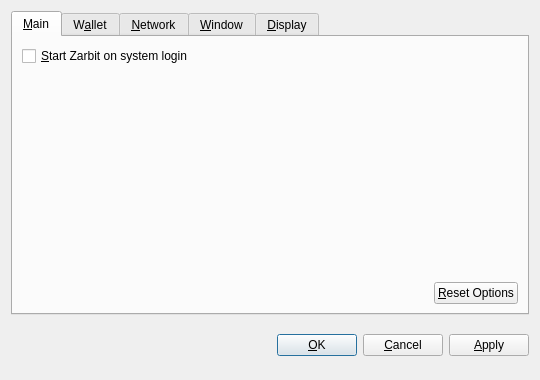
<?xml version="1.0" encoding="UTF-8"?>
<ui version="4.0">
 <class>OptionsDialog</class>
 <widget class="QDialog" name="OptionsDialog">
  <property name="geometry">
   <rect>
    <x>0</x>
    <y>0</y>
    <width>540</width>
    <height>380</height>
   </rect>
  </property>
  <property name="windowTitle">
   <string>Options</string>
  </property>
  <property name="modal">
   <bool>true</bool>
  </property>
  <layout class="QVBoxLayout" name="verticalLayout">
   <item>
    <widget class="QTabWidget" name="tabWidget">
     <property name="tabPosition">
      <enum>QTabWidget::North</enum>
     </property>
     <property name="currentIndex">
      <number>0</number>
     </property>
     <widget class="QWidget" name="tabMain">
      <attribute name="title">
       <string>&amp;Main</string>
      </attribute>
      <layout class="QVBoxLayout" name="verticalLayout_Main">
       <item>
        <widget class="QCheckBox" name="bitcoinAtStartup">
         <property name="toolTip">
          <string>Automatically start Zarbit after logging in to the system.</string>
         </property>
         <property name="text">
          <string>&amp;Start Zarbit on system login</string>
         </property>
        </widget>
       </item>
       <item>
        <spacer name="verticalSpacer_Main">
         <property name="orientation">
          <enum>Qt::Vertical</enum>
         </property>
         <property name="sizeHint" stdset="0">
          <size>
           <width>20</width>
           <height>40</height>
          </size>
         </property>
        </spacer>
       </item>
       <item>
        <layout class="QHBoxLayout" name="horizontalLayout_2_Main">
         <item>
          <spacer name="horizontalSpacer_2_Main">
           <property name="orientation">
            <enum>Qt::Horizontal</enum>
           </property>
           <property name="sizeHint" stdset="0">
            <size>
             <width>40</width>
             <height>20</height>
            </size>
           </property>
          </spacer>
         </item>
         <item>
          <widget class="QPushButton" name="resetButton">
           <property name="toolTip">
            <string>Reset all client options to default.</string>
           </property>
           <property name="text">
            <string>&amp;Reset Options</string>
           </property>
           <property name="autoDefault">
            <bool>false</bool>
           </property>
          </widget>
         </item>
        </layout>
       </item>
      </layout>
     </widget>
     <widget class="QWidget" name="tabWallet">
      <attribute name="title">
       <string>W&amp;allet</string>
      </attribute>
      <layout class="QVBoxLayout" name="verticalLayout_Network">
       <item>
        <widget class="QLabel" name="transactionFeeInfoLabel">
         <property name="text">
          <string>Optional transaction fee per kB that helps make sure your transactions are processed quickly. Most transactions are 1 kB.</string>
         </property>
         <property name="textFormat">
          <enum>Qt::PlainText</enum>
         </property>
         <property name="wordWrap">
          <bool>true</bool>
         </property>
        </widget>
       </item>
       <item>
        <layout class="QHBoxLayout" name="horizontalLayout_1_Main">
         <item>
          <widget class="QLabel" name="transactionFeeLabel">
           <property name="text">
            <string>Pay transaction &amp;fee</string>
           </property>
           <property name="textFormat">
            <enum>Qt::PlainText</enum>
           </property>
           <property name="buddy">
            <cstring>transactionFee</cstring>
           </property>
          </widget>
         </item>
         <item>
          <widget class="BitcoinAmountField" name="transactionFee"/>
         </item>
         <item>
          <spacer name="horizontalSpacer_1_Main">
           <property name="orientation">
            <enum>Qt::Horizontal</enum>
           </property>
           <property name="sizeHint" stdset="0">
            <size>
             <width>40</width>
             <height>20</height>
            </size>
           </property>
          </spacer>
         </item>
        </layout>
       </item>
       <item>
        <widget class="QLabel" name="label">
         <property name="text">
          <string>If you disable the spending of unconfirmed change, the change from a transaction cannot be used until that transaction has at least one confirmation. This also affects how your balance is computed.</string>
         </property>
         <property name="wordWrap">
          <bool>true</bool>
         </property>
        </widget>
       </item>
       <item>
        <widget class="QCheckBox" name="spendZeroConfChange">
         <property name="text">
          <string>Spend unconfirmed change  (experts only)</string>
         </property>
        </widget>
       </item>
       <item>
        <spacer name="verticalSpacer">
         <property name="orientation">
          <enum>Qt::Vertical</enum>
         </property>
         <property name="sizeHint" stdset="0">
          <size>
           <width>20</width>
           <height>40</height>
          </size>
         </property>
        </spacer>
       </item>
      </layout>
     </widget>
     <widget class="QWidget" name="tabNetwork">
      <attribute name="title">
       <string>&amp;Network</string>
      </attribute>
      <layout class="QVBoxLayout" name="verticalLayout_Network">
       <item>
        <widget class="QCheckBox" name="mapPortUpnp">
         <property name="toolTip">
          <string>Automatically open the Zarbit client port on the router. This only works when your router supports UPnP and it is enabled.</string>
         </property>
         <property name="text">
          <string>Map port using &amp;UPnP</string>
         </property>
        </widget>
       </item>
       <item>
        <widget class="QCheckBox" name="connectSocks">
         <property name="toolTip">
          <string>Connect to the Zarbit network through a SOCKS proxy (e.g. when connecting through Tor).</string>
         </property>
         <property name="text">
          <string>&amp;Connect through SOCKS proxy:</string>
         </property>
        </widget>
       </item>
       <item>
        <layout class="QHBoxLayout" name="horizontalLayout_Network">
         <item>
          <widget class="QLabel" name="proxyIpLabel">
           <property name="text">
            <string>Proxy &amp;IP:</string>
           </property>
           <property name="textFormat">
            <enum>Qt::PlainText</enum>
           </property>
           <property name="buddy">
            <cstring>proxyIp</cstring>
           </property>
          </widget>
         </item>
         <item>
          <widget class="QValidatedLineEdit" name="proxyIp">
           <property name="maximumSize">
            <size>
             <width>140</width>
             <height>16777215</height>
            </size>
           </property>
           <property name="toolTip">
            <string>IP address of the proxy (e.g. 127.0.0.1)</string>
           </property>
          </widget>
         </item>
         <item>
          <widget class="QLabel" name="proxyPortLabel">
           <property name="text">
            <string>&amp;Port:</string>
           </property>
           <property name="textFormat">
            <enum>Qt::PlainText</enum>
           </property>
           <property name="buddy">
            <cstring>proxyPort</cstring>
           </property>
          </widget>
         </item>
         <item>
          <widget class="QLineEdit" name="proxyPort">
           <property name="maximumSize">
            <size>
             <width>55</width>
             <height>16777215</height>
            </size>
           </property>
           <property name="toolTip">
            <string>Port of the proxy (e.g. 9050)</string>
           </property>
          </widget>
         </item>
         <item>
          <widget class="QLabel" name="socksVersionLabel">
           <property name="text">
            <string>SOCKS &amp;Version:</string>
           </property>
           <property name="textFormat">
            <enum>Qt::PlainText</enum>
           </property>
           <property name="buddy">
            <cstring>socksVersion</cstring>
           </property>
          </widget>
         </item>
         <item>
          <widget class="QValueComboBox" name="socksVersion">
           <property name="toolTip">
            <string>SOCKS version of the proxy (e.g. 5)</string>
           </property>
          </widget>
         </item>
         <item>
          <spacer name="horizontalSpacer_Network">
           <property name="orientation">
            <enum>Qt::Horizontal</enum>
           </property>
           <property name="sizeHint" stdset="0">
            <size>
             <width>40</width>
             <height>20</height>
            </size>
           </property>
          </spacer>
         </item>
        </layout>
       </item>
       <item>
        <spacer name="verticalSpacer_Network">
         <property name="orientation">
          <enum>Qt::Vertical</enum>
         </property>
         <property name="sizeHint" stdset="0">
          <size>
           <width>20</width>
           <height>40</height>
          </size>
         </property>
        </spacer>
       </item>
      </layout>
     </widget>
     <widget class="QWidget" name="tabWindow">
      <attribute name="title">
       <string>&amp;Window</string>
      </attribute>
      <layout class="QVBoxLayout" name="verticalLayout_Window">
       <item>
        <widget class="QCheckBox" name="minimizeToTray">
         <property name="toolTip">
          <string>Show only a tray icon after minimizing the window.</string>
         </property>
         <property name="text">
          <string>&amp;Minimize to the tray instead of the taskbar</string>
         </property>
        </widget>
       </item>
       <item>
        <widget class="QCheckBox" name="minimizeOnClose">
         <property name="toolTip">
          <string>Minimize instead of exit the application when the window is closed. When this option is enabled, the application will be closed only after selecting Quit in the menu.</string>
         </property>
         <property name="text">
          <string>M&amp;inimize on close</string>
         </property>
        </widget>
       </item>
       <item>
        <spacer name="verticalSpacer_Window">
         <property name="orientation">
          <enum>Qt::Vertical</enum>
         </property>
         <property name="sizeHint" stdset="0">
          <size>
           <width>20</width>
           <height>40</height>
          </size>
         </property>
        </spacer>
       </item>
      </layout>
     </widget>
     <widget class="QWidget" name="tabDisplay">
      <attribute name="title">
       <string>&amp;Display</string>
      </attribute>
      <layout class="QVBoxLayout" name="verticalLayout_Display">
       <item>
        <layout class="QHBoxLayout" name="horizontalLayout_1_Display">
         <item>
          <widget class="QLabel" name="langLabel">
           <property name="text">
            <string>User Interface &amp;language:</string>
           </property>
           <property name="textFormat">
            <enum>Qt::PlainText</enum>
           </property>
           <property name="buddy">
            <cstring>lang</cstring>
           </property>
          </widget>
         </item>
         <item>
          <widget class="QValueComboBox" name="lang">
           <property name="toolTip">
            <string>The user interface language can be set here. This setting will take effect after restarting Zarbit.</string>
           </property>
          </widget>
         </item>
        </layout>
       </item>
       <item>
        <layout class="QHBoxLayout" name="horizontalLayout_2_Display">
         <item>
          <widget class="QLabel" name="unitLabel">
           <property name="text">
            <string>&amp;Unit to show amounts in:</string>
           </property>
           <property name="textFormat">
            <enum>Qt::PlainText</enum>
           </property>
           <property name="buddy">
            <cstring>unit</cstring>
           </property>
          </widget>
         </item>
         <item>
          <widget class="QValueComboBox" name="unit">
           <property name="toolTip">
            <string>Choose the default subdivision unit to show in the interface and when sending coins.</string>
           </property>
          </widget>
         </item>
        </layout>
       </item>
       <item>
        <widget class="QCheckBox" name="displayAddresses">
         <property name="toolTip">
          <string>Whether to show Zarbit addresses in the transaction list or not.</string>
         </property>
         <property name="text">
          <string>&amp;Display addresses in transaction list</string>
         </property>
        </widget>
       </item>
       <item>
        <widget class="QCheckBox" name="coinControlFeatures">
         <property name="toolTip">
          <string>Whether to show coin control features or not.</string>
         </property>
         <property name="text">
          <string>Display coin &amp;control features (experts only!)</string>
         </property>
        </widget>
       </item>
       <item>
        <spacer name="verticalSpacer_Display">
         <property name="orientation">
          <enum>Qt::Vertical</enum>
         </property>
         <property name="sizeHint" stdset="0">
          <size>
           <width>20</width>
           <height>40</height>
          </size>
         </property>
        </spacer>
       </item>
      </layout>
     </widget>
    </widget>
   </item>
   <item>
    <layout class="QHBoxLayout" name="horizontalLayout_Buttons">
     <item>
      <spacer name="horizontalSpacer_1">
       <property name="orientation">
        <enum>Qt::Horizontal</enum>
       </property>
       <property name="sizeHint" stdset="0">
        <size>
         <width>40</width>
         <height>48</height>
        </size>
       </property>
      </spacer>
     </item>
     <item>
      <widget class="QLabel" name="statusLabel">
       <property name="font">
        <font>
         <weight>75</weight>
         <bold>true</bold>
        </font>
       </property>
       <property name="text">
        <string/>
       </property>
       <property name="textFormat">
        <enum>Qt::PlainText</enum>
       </property>
       <property name="wordWrap">
        <bool>true</bool>
       </property>
      </widget>
     </item>
     <item>
      <spacer name="horizontalSpacer_2">
       <property name="orientation">
        <enum>Qt::Horizontal</enum>
       </property>
       <property name="sizeHint" stdset="0">
        <size>
         <width>40</width>
         <height>48</height>
        </size>
       </property>
      </spacer>
     </item>
     <item>
      <widget class="QPushButton" name="okButton">
       <property name="text">
        <string>&amp;OK</string>
       </property>
      </widget>
     </item>
     <item>
      <widget class="QPushButton" name="cancelButton">
       <property name="text">
        <string>&amp;Cancel</string>
       </property>
       <property name="autoDefault">
        <bool>false</bool>
       </property>
      </widget>
     </item>
     <item>
      <widget class="QPushButton" name="applyButton">
       <property name="text">
        <string>&amp;Apply</string>
       </property>
       <property name="autoDefault">
        <bool>false</bool>
       </property>
      </widget>
     </item>
    </layout>
   </item>
  </layout>
 </widget>
 <customwidgets>
  <customwidget>
   <class>BitcoinAmountField</class>
   <extends>QSpinBox</extends>
   <header>bitcoinamountfield.h</header>
  </customwidget>
  <customwidget>
   <class>QValueComboBox</class>
   <extends>QComboBox</extends>
   <header>qvaluecombobox.h</header>
  </customwidget>
  <customwidget>
   <class>QValidatedLineEdit</class>
   <extends>QLineEdit</extends>
   <header>qvalidatedlineedit.h</header>
  </customwidget>
 </customwidgets>
 <resources/>
 <connections/>
</ui>
